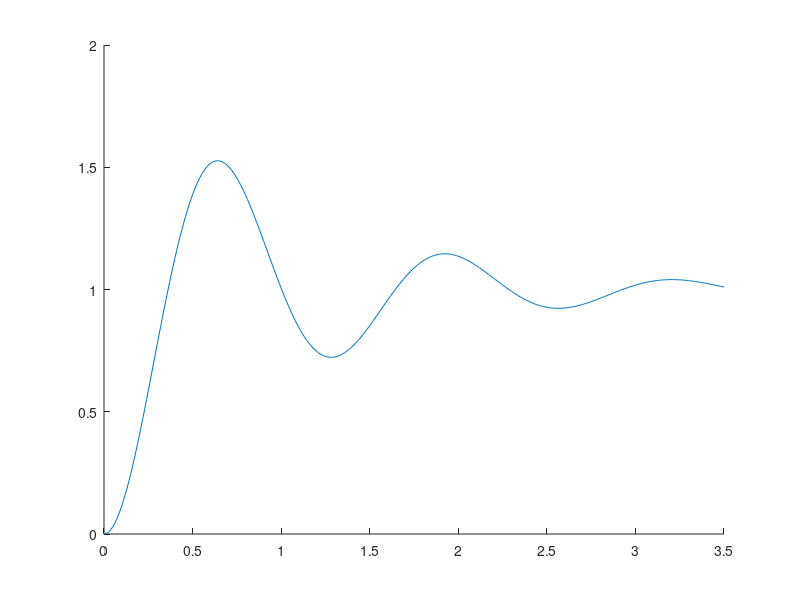

Source code (MATLAB):
% 仿真时间区段
t = 0:0.01:3.5;
% 建立数学模型
Omega = 5;
Epsilon1 = 0.2;G1 = tf(Omega.*Omega,[1,2.*Epsilon1.*Omega,Omega.*Omega]);
[y1,T1] = step(G1,t);
% 生成图形
hold on
plot(T1,y1);
hold off
